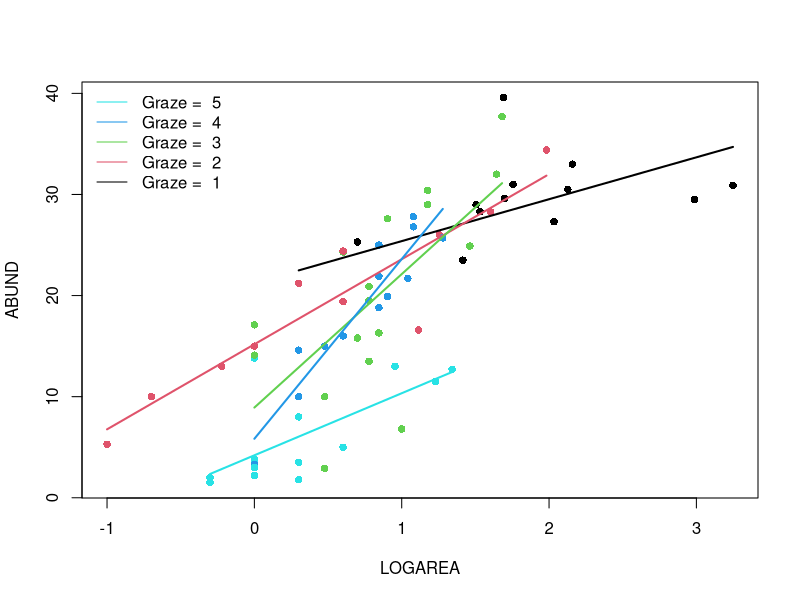
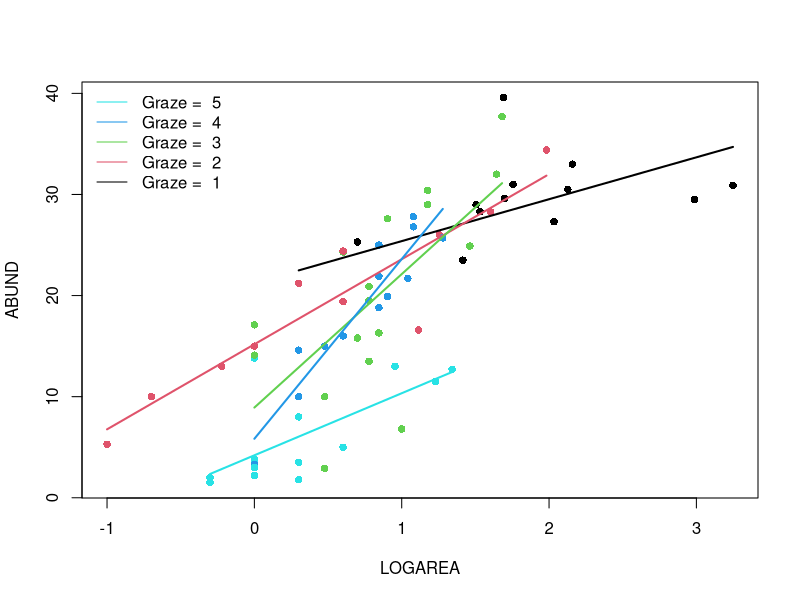

The R source for these figures, in order:
## ----Q2, eval=TRUE, echo=SOLUTIONS, results=SOLUTIONS, collapse=TRUE-------------------------------------------------------------
loyn <- read.table("./data/loyn.txt", header = TRUE)
str(loyn)


## ----Q3, eval=TRUE, echo=SOLUTIONS, results=SOLUTIONS, collapse=TRUE-------------------------------------------------------------
loyn$LOGAREA <- log10(loyn$AREA)
# create factor GRAZE as it was originally coded as an integer
loyn$FGRAZE <- factor(loyn$GRAZE)


## ----Q4, eval=SOLUTIONS, echo=SOLUTIONS, results=SOLUTIONS, collapse=TRUE--------------------------------------------------------
## coplot(ABUND ~ LOGAREA | FGRAZE, data = loyn)
## 
## # or
## library(lattice)
## xyplot(ABUND ~ LOGAREA | FGRAZE, data = loyn)
## 
## # There is a lot of variation in there, but:
## # The mean abundance seems to decrease as grazing levels increase.
## # This is most noticeable in the highest grazing level.
## # Within a grazing level, abundance seems to increase with the log-patch area.
## # It is unclear from this if the slope of the log-area effect is
## # different between grazing levels


## ----Q5, eval=TRUE, echo=SOLUTIONS, results=SOLUTIONS, collapse=TRUE-------------------------------------------------------------
birds.inter.1 <- lm(ABUND ~ FGRAZE * LOGAREA , data = loyn)


## ----Q6, eval=SOLUTIONS, echo=SOLUTIONS, results=SOLUTIONS, collapse=TRUE--------------------------------------------------------
## # first split the plotting device into 2 rows and 2 columns
## par(mfrow = c(2,2))
## 
## # now create the residuals plots
## plot(birds.inter.1)
## 
## # To test the normality of residuals assumption we use the Normal Q-Q plot.
## # The central residuals are not too far from the Q-Q line but the extremes
## # are too extreme (the tails of the distribution are too long). Some
## # observations, both high and low, are poorly explained by the model.
## 
## # The plot of the residuals against the fitted values suggests these
## # extreme residuals happen for intermediate fitted values.
## 
## # Looking at the homogeneity of variance assumption (Residuals vs
## # Fitted and Scale-Location plot),
## # the graphs are mostly messy, with no clear pattern emerging. There is
## # a hint of smaller variance with the lowest fitted values, which is not ideal.
## # This could mean that the homogeneity of variance assumption is not met
## # (i.e. the variances are not the same), but with this amount of data we
## # can't tell. ABUND being bounded by zero, it wouldn't be too
## # surprising that the variance increases with the mean abundance.
## 
## # The observations with the highest leverage don't appear to be overly
## # influential, according to the Cook's distances in the Residuals vs
## # Leverage plot.


## ----Q7, eval=TRUE, echo=SOLUTIONS, results=SOLUTIONS, collapse=TRUE-------------------------------------------------------------
summary(birds.inter.1)

# Here the intercept (baseline) is the predicted `ABUND` for LOGAREA = 0,
# for FGRAZE level 1.
# the null hypothesis for the intercept is that the intercept = 0
# (not biologically relevant).

# LOGAREA represents the slope for LOGAREA, specific to level FGRAZE = 1.
# The null hypothesis is that the slope of the relationship
# between LOGAREA and ABUND = 0, for level FGRAZE = 1 only. 

# FGRAZE2...5 estimate differences (contrasts) between the *intercept* of
# each level and the *intercept* of the reference level, FGRAZE = 1. 

# FGRAZE2...5:LOGAREA estimate differences (contrasts) between the *slope*
# of LOGAREA for each level and the *slope* of LOGAREA for the reference
# level, FGRAZE = 1. 


# The Multiple R-square value is 0.76, so 76% of the variation in the data is explained by the model.


## ----Q8a, eval=TRUE, echo=TRUE, collapse=FALSE-----------------------------------------------------------------------------------
par(mfrow= c(1, 1))
plot(ABUND ~ LOGAREA, data= loyn, col= GRAZE, pch= 16)
# Note: # color 1 means black in R
# color 2 means red in R
# color 3 means green in R
# color 4 means blue in R
# color 5 means cyan in R

# FGRAZE1
# create a sequence of increasing Biomass within the observed range
LOGAREA.seq<- seq(from= min(loyn$LOGAREA[loyn$FGRAZE == 1]),
					to= max(loyn$LOGAREA[loyn$FGRAZE == 1]),
					length= 20)
# create data frame for prediction
dat4pred<- data.frame(FGRAZE= "1", LOGAREA= LOGAREA.seq)
# predict for new data
dat4pred$predicted<- predict(birds.inter.1, newdata= dat4pred)
# add the predictions to the plot of the data
lines(predicted ~ LOGAREA, data= dat4pred, col= 1, lwd= 2)

# FGRAZE2
LOGAREA.seq<- seq(from= min(loyn$LOGAREA[loyn$FGRAZE == 2]),
					to= max(loyn$LOGAREA[loyn$FGRAZE == 2]),
					length= 20)
dat4pred<- data.frame(FGRAZE= "2", LOGAREA= LOGAREA.seq)
dat4pred$predicted<- predict(birds.inter.1, newdata= dat4pred)
lines(predicted ~ LOGAREA, data= dat4pred, col= 2, lwd= 2)

# FGRAZE3
LOGAREA.seq<- seq(from= min(loyn$LOGAREA[loyn$FGRAZE == 3]),
					to= max(loyn$LOGAREA[loyn$FGRAZE == 3]),
					length= 20)
dat4pred<- data.frame(FGRAZE= "3", LOGAREA= LOGAREA.seq)
dat4pred$predicted<- predict(birds.inter.1, newdata= dat4pred)
lines(predicted ~ LOGAREA, data= dat4pred, col= 3, lwd= 2)

# FGRAZE4
LOGAREA.seq<- seq(from= min(loyn$LOGAREA[loyn$FGRAZE == 4]),
					to= max(loyn$LOGAREA[loyn$FGRAZE == 4]),
					length= 20)
dat4pred<- data.frame(FGRAZE= "4", LOGAREA= LOGAREA.seq)
dat4pred$predicted<- predict(birds.inter.1, newdata= dat4pred)
lines(predicted ~ LOGAREA, data= dat4pred, col= 4, lwd= 2)

# FGRAZE5
LOGAREA.seq<- seq(from= min(loyn$LOGAREA[loyn$FGRAZE == 5]),
					to= max(loyn$LOGAREA[loyn$FGRAZE == 5]),
					length= 20)
dat4pred<- data.frame(FGRAZE= "5", LOGAREA= LOGAREA.seq)
dat4pred$predicted<- predict(birds.inter.1, newdata= dat4pred)
lines(predicted ~ LOGAREA, data= dat4pred, col= 5, lwd= 2)

legend("topleft", 
 legend= paste("Graze = ", 5:1), 
 col= c(5:1), bty= "n",
 lty= c(1, 1, 1), 
 lwd= c(1, 1, 1))


## ----Q8b, eval=TRUE, echo=TRUE, collapse=FALSE-----------------------------------------------------------------------------------
# Okay, that was a long-winded way of doing this.
# If, like me, you prefer more compact code and less risks of errors,
# you can use a loop, to save repeating the sequence 5 times:
par(mfrow= c(1, 1))
plot(ABUND ~ LOGAREA, data= loyn, col= GRAZE, pch= 16)

for(g in levels(loyn$FGRAZE)){# `g` will take the values "1", "2",..., "5" in turn
	LOGAREA.seq<- seq(from= min(loyn$LOGAREA[loyn$FGRAZE == g]),
										to= max(loyn$LOGAREA[loyn$FGRAZE == g]),
														length= 20)
	dat4pred<- data.frame(FGRAZE= g, LOGAREA= LOGAREA.seq)
	dat4pred$predicted<- predict(birds.inter.1, newdata= dat4pred)
	lines(predicted ~ LOGAREA, data= dat4pred, col= as.numeric(g), lwd= 2)
}
legend("topleft", 
 legend= paste("Graze = ", 5:1), 
 col= c(5:1), bty= "n",
 lty= c(1, 1, 1), 
 lwd= c(1, 1, 1))


## ----Q9, eval=SOLUTIONS, echo=SOLUTIONS, collapse=TRUE---------------------------------------------------------------------------
## # INTERACTIVE MODEL
## # The slopes of the LOGAREA effect across grazing levels are all over the
## # place, without any coherent pattern (for instance, they could have been
## # increasing or decreasing gradually from low to high grazing intensity).
## # From a model like this, it appears that abundance is broadly increasing
## # with patch size, however it is challenging to learn anything general
## # about the nature of the relationships between birds, in relation to
## # patch size and grazing.
## 
## # The interaction is non-significant, so isn't supported statistically either.
## 
## # Time to revert to a simpler, or an altogether different model?
## # More on this in the next exercise!
## 
## # Some observations are poorly predicted (fitted) using the current set
## # of predictors.
## 

